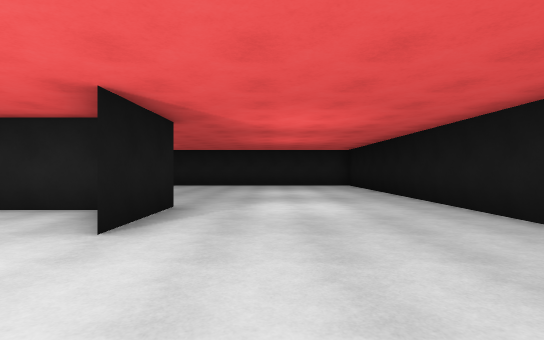
[1] (above)

17 first-person views from a walk through a 3-D level made in the Unity game engine. The camera is 1.3 m above the floor, looks level and sees 80° across. The floor is counted in squares, 2 m on a side. Each view is taken from the middle of a square. On the plan, view 1 faces up. The plan holds only what a view shows up to about 10 squares ahead; the rest is blank. The place goes on beyond the plan. The player is left out.

[2]
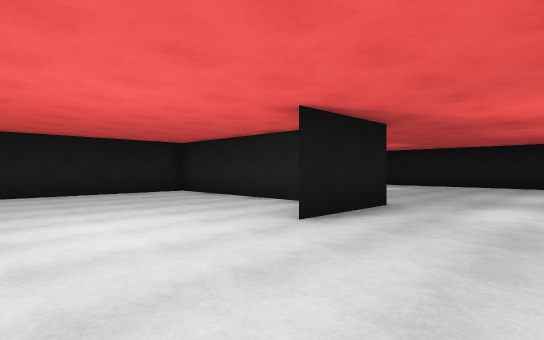

[3]
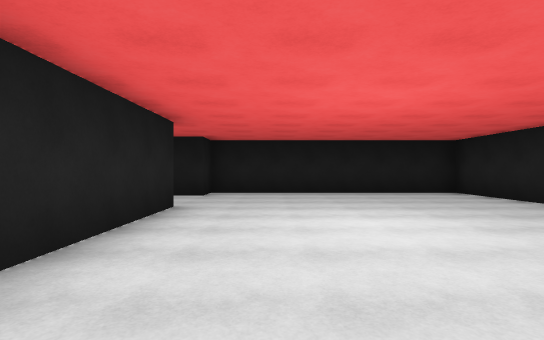

[4]
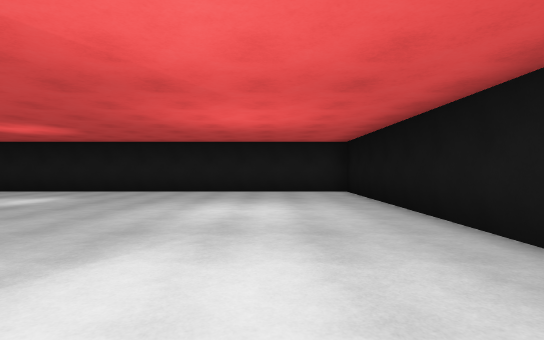

[5]
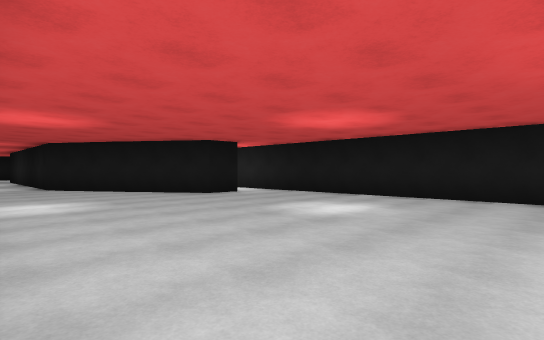

[6]
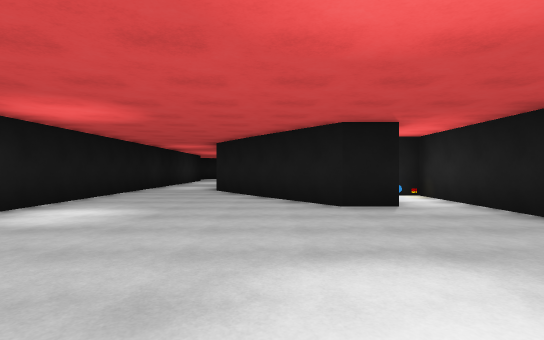

[7]
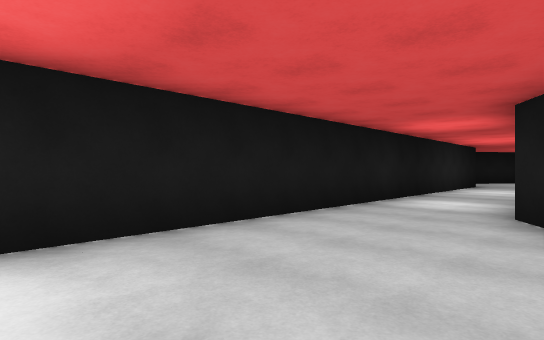

[8]
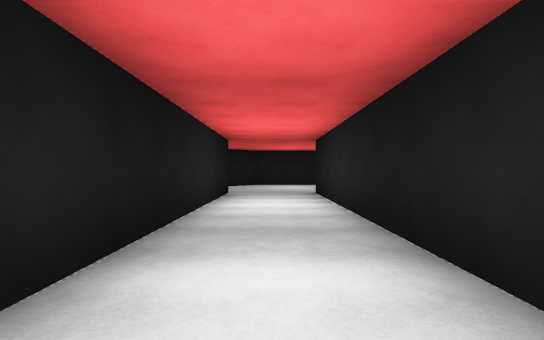

[9]
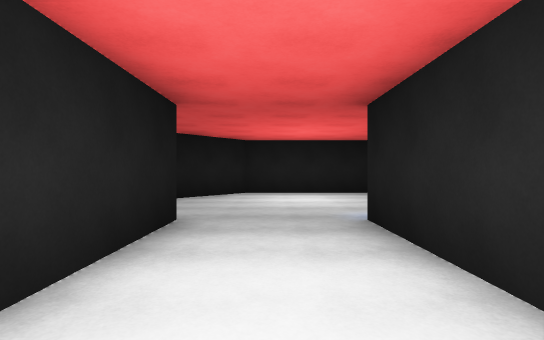

[10]
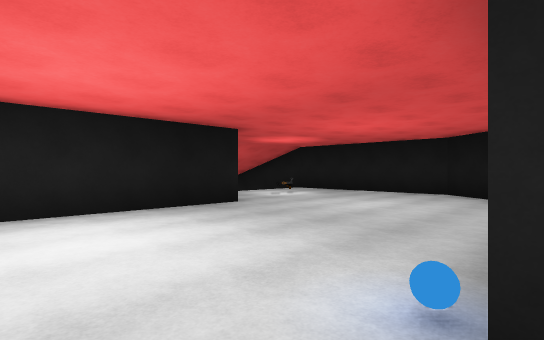

[11]
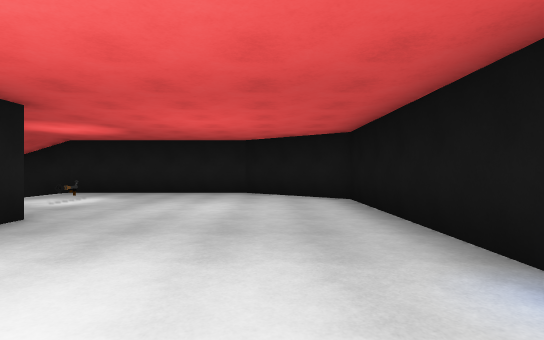

[12]
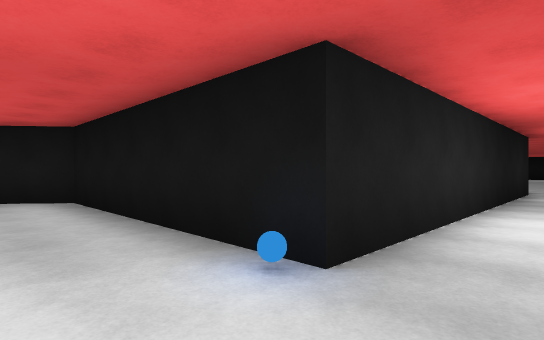

[13]
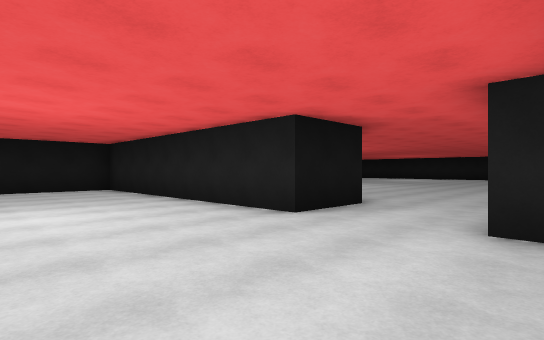

[14]
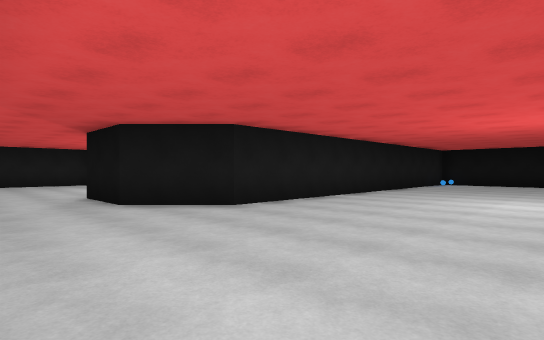

[15]
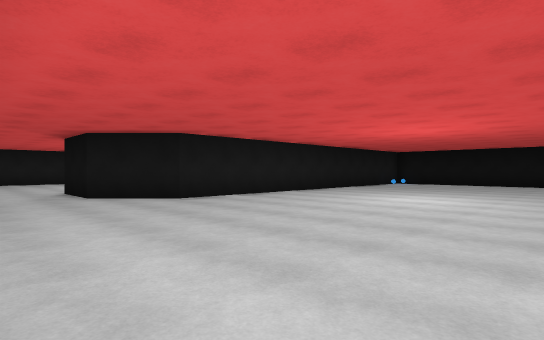

[16]
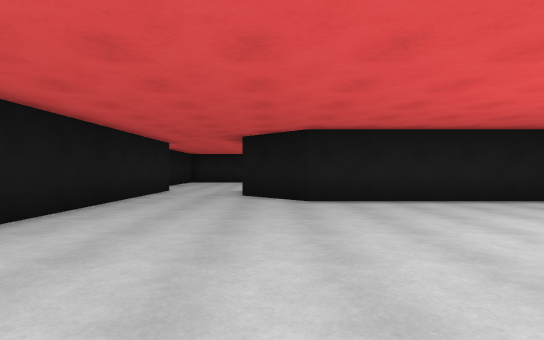

[17]
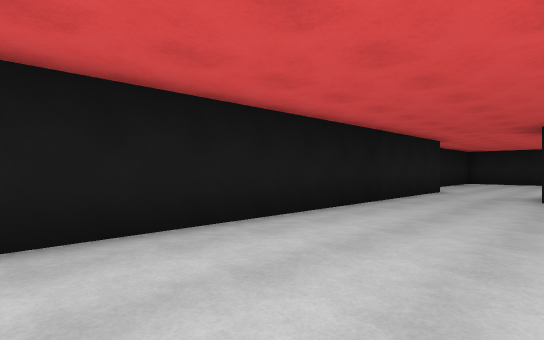

### Floor plan
Points are (right, up) in squares from view 1. A wall is a line through its corners. A room is listed if a view was taken in it or the views show most of it. See-through windows are left out.
Room 1 (views 1, 2, 3, 4, 5, 6, 7, 8, 9, 10, 11, 12, 13, 14, 15, 16, 17)
walls: (-2.8, 5.3) (-8.2, 5.3) (-8.2, -1.7) (-7.2, -1.7) (-7.2, -11.8); (-1.7, 5.8) (-1.7, 3.3); (-8.7, 12.4) (-8.7, 11.3) (-13, 8.3) (-22.2, 8.3) (-22.2, 14.3) (-24.7, 16.3) (-29.8, 16.3); (3.3, 3.9) (3.3, 13.8) (-11.3, 13.8) (-11.3, 13.4); (3.3, -1) (3.3, 1.1); (2.5, -5.3) (-3.2, -5.3) (-4.8, -3.7) (-4.8, -1.7) (2.4, -1.7); (-22.2, 5.8) (-8, 5.8); (-27.2, 11.2) (-27.2, 6.3) (-25.4, 4.8); (-29.6, 16.3) (-30.9, 16)
objects: other object (-28, 14); other object (-11, 13)

Positions as (right, up) in squares from view 1, and headings:
1: (0, 0), facing up
2: (1, 0), facing up-left
3: (1, 0), facing left
4: (1, 4), facing up
5: (-1, 6), facing up-left
6: (-3, 10), facing left
7: (-8, 9), facing down-left
8: (-13, 7), facing left
9: (-18, 7), facing left
10: (-22, 7), facing up-left
11: (-24, 7), facing up
12: (-24, 7), facing up-right
13: (-8, 2), facing down-right
14: (-7, -10), facing up-right
15: (-7, -12), facing up-right
16: (-4, -12), facing up
17: (-4, -12), facing up-left
